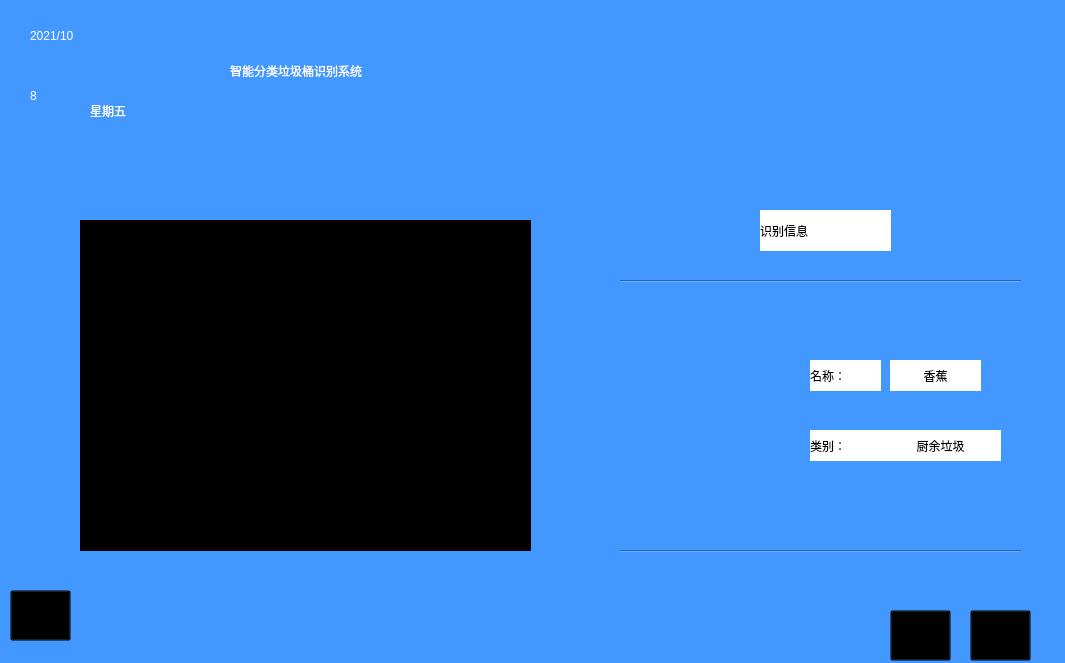
<?xml version="1.0" encoding="UTF-8"?>
<ui version="4.0">
 <class>MainWindow</class>
 <widget class="QMainWindow" name="MainWindow">
  <property name="geometry">
   <rect>
    <x>0</x>
    <y>0</y>
    <width>1065</width>
    <height>663</height>
   </rect>
  </property>
  <property name="windowTitle">
   <string>MainWindow</string>
  </property>
  <property name="styleSheet">
   <string notr="true">background-color: rgb(67, 152, 255)</string>
  </property>
  <widget class="QWidget" name="centralwidget">
   <widget class="QLabel" name="label">
    <property name="geometry">
     <rect>
      <x>230</x>
      <y>20</y>
      <width>661</width>
      <height>101</height>
     </rect>
    </property>
    <property name="styleSheet">
     <string notr="true">font: 44pt &quot;微软雅黑&quot;;
color: rgb(255, 255, 255);</string>
    </property>
    <property name="text">
     <string>智能分类垃圾桶识别系统</string>
    </property>
   </widget>
   <widget class="QLabel" name="label_5">
    <property name="geometry">
     <rect>
      <x>30</x>
      <y>70</y>
      <width>41</width>
      <height>51</height>
     </rect>
    </property>
    <property name="styleSheet">
     <string notr="true">font: 44pt &quot;微软雅黑&quot;;
color: rgb(255, 255, 255);</string>
    </property>
    <property name="text">
     <string>8</string>
    </property>
   </widget>
   <widget class="QLabel" name="label_7">
    <property name="geometry">
     <rect>
      <x>30</x>
      <y>20</y>
      <width>121</width>
      <height>31</height>
     </rect>
    </property>
    <property name="styleSheet">
     <string notr="true">font: 20pt &quot;微软雅黑&quot;;
color: rgb(255, 255, 255);</string>
    </property>
    <property name="text">
     <string>2021/10</string>
    </property>
   </widget>
   <widget class="QLabel" name="label_8">
    <property name="geometry">
     <rect>
      <x>90</x>
      <y>100</y>
      <width>51</width>
      <height>21</height>
     </rect>
    </property>
    <property name="styleSheet">
     <string notr="true">font: 12pt &quot;微软雅黑&quot;;
color: rgb(255, 255, 255);</string>
    </property>
    <property name="text">
     <string>星期五</string>
    </property>
   </widget>
   <widget class="QLabel" name="label_11">
    <property name="geometry">
     <rect>
      <x>560</x>
      <y>170</y>
      <width>511</width>
      <height>431</height>
     </rect>
    </property>
    <property name="styleSheet">
     <string notr="true">image:url(:/图片/1/白框区域.png);</string>
    </property>
    <property name="text">
     <string/>
    </property>
   </widget>
   <widget class="QLabel" name="label_25">
    <property name="geometry">
     <rect>
      <x>10</x>
      <y>180</y>
      <width>591</width>
      <height>411</height>
     </rect>
    </property>
    <property name="styleSheet">
     <string notr="true">color: rgb(255, 255, 255);
font: 36pt &quot;微软雅黑&quot;;
image: url(:/图片/1/显示背景.png);
</string>
    </property>
    <property name="text">
     <string/>
    </property>
    <property name="alignment">
     <set>Qt::AlignCenter</set>
    </property>
   </widget>
   <widget class="QLabel" name="label_13">
    <property name="geometry">
     <rect>
      <x>80</x>
      <y>220</y>
      <width>451</width>
      <height>331</height>
     </rect>
    </property>
    <property name="styleSheet">
     <string notr="true">background-color: transparent;
background-color: teansparent;</string>
    </property>
    <property name="text">
     <string/>
    </property>
   </widget>
   <widget class="QPushButton" name="file">
    <property name="geometry">
     <rect>
      <x>10</x>
      <y>590</y>
      <width>61</width>
      <height>51</height>
     </rect>
    </property>
    <property name="styleSheet">
     <string notr="true">image: url(:/图片/1/文件夹.png);
background-color: transparent;</string>
    </property>
    <property name="text">
     <string/>
    </property>
   </widget>
   <widget class="QLabel" name="label_15">
    <property name="geometry">
     <rect>
      <x>810</x>
      <y>360</y>
      <width>71</width>
      <height>31</height>
     </rect>
    </property>
    <property name="styleSheet">
     <string notr="true">background-color: rgb(255, 255, 255);
font: 75 18pt &quot;Arial&quot;;</string>
    </property>
    <property name="text">
     <string>名称：</string>
    </property>
   </widget>
   <widget class="QLabel" name="label_16">
    <property name="geometry">
     <rect>
      <x>810</x>
      <y>430</y>
      <width>71</width>
      <height>31</height>
     </rect>
    </property>
    <property name="styleSheet">
     <string notr="true">background-color: rgb(255, 255, 255);
font: 75 18pt &quot;Arial&quot;;</string>
    </property>
    <property name="text">
     <string>类别：</string>
    </property>
   </widget>
   <widget class="QLabel" name="label_name">
    <property name="geometry">
     <rect>
      <x>890</x>
      <y>360</y>
      <width>91</width>
      <height>31</height>
     </rect>
    </property>
    <property name="styleSheet">
     <string notr="true">background-color: rgb(255, 255, 255);
font: 16pt &quot;Arial&quot;;</string>
    </property>
    <property name="text">
     <string>香蕉</string>
    </property>
    <property name="alignment">
     <set>Qt::AlignCenter</set>
    </property>
   </widget>
   <widget class="QLabel" name="label_type">
    <property name="geometry">
     <rect>
      <x>880</x>
      <y>430</y>
      <width>121</width>
      <height>31</height>
     </rect>
    </property>
    <property name="styleSheet">
     <string notr="true">background-color: rgb(255, 255, 255);
font: 16pt &quot;Arial&quot;;</string>
    </property>
    <property name="text">
     <string>厨余垃圾</string>
    </property>
    <property name="alignment">
     <set>Qt::AlignCenter</set>
    </property>
   </widget>
   <widget class="QLabel" name="label_type_2">
    <property name="geometry">
     <rect>
      <x>760</x>
      <y>210</y>
      <width>131</width>
      <height>41</height>
     </rect>
    </property>
    <property name="styleSheet">
     <string notr="true">background-color: rgb(255, 255, 255);
font: 75 24pt &quot;Arial&quot;;</string>
    </property>
    <property name="text">
     <string>识别信息</string>
    </property>
   </widget>
   <widget class="Line" name="line">
    <property name="geometry">
     <rect>
      <x>620</x>
      <y>280</y>
      <width>401</width>
      <height>3</height>
     </rect>
    </property>
    <property name="orientation">
     <enum>Qt::Horizontal</enum>
    </property>
   </widget>
   <widget class="Line" name="line_2">
    <property name="geometry">
     <rect>
      <x>620</x>
      <y>550</y>
      <width>401</width>
      <height>3</height>
     </rect>
    </property>
    <property name="orientation">
     <enum>Qt::Horizontal</enum>
    </property>
   </widget>
   <widget class="QLabel" name="small_pic">
    <property name="geometry">
     <rect>
      <x>620</x>
      <y>340</y>
      <width>161</width>
      <height>141</height>
     </rect>
    </property>
    <property name="styleSheet">
     <string notr="true">background-color: transparent;</string>
    </property>
    <property name="text">
     <string/>
    </property>
   </widget>
   <widget class="QPushButton" name="shutdown">
    <property name="geometry">
     <rect>
      <x>970</x>
      <y>610</y>
      <width>61</width>
      <height>51</height>
     </rect>
    </property>
    <property name="styleSheet">
     <string notr="true">image: url(:/图片/识别.png);
background-color: transparent;</string>
    </property>
    <property name="text">
     <string/>
    </property>
   </widget>
   <widget class="QPushButton" name="camera">
    <property name="geometry">
     <rect>
      <x>890</x>
      <y>610</y>
      <width>61</width>
      <height>51</height>
     </rect>
    </property>
    <property name="styleSheet">
     <string notr="true">image: url(:/图片/相机 (2).png);
background-color: transparent;</string>
    </property>
    <property name="text">
     <string/>
    </property>
   </widget>
   <zorder>label_11</zorder>
   <zorder>label</zorder>
   <zorder>label_5</zorder>
   <zorder>label_7</zorder>
   <zorder>label_8</zorder>
   <zorder>label_25</zorder>
   <zorder>label_13</zorder>
   <zorder>file</zorder>
   <zorder>small_pic</zorder>
   <zorder>line</zorder>
   <zorder>label_type</zorder>
   <zorder>camera</zorder>
   <zorder>shutdown</zorder>
   <zorder>label_type_2</zorder>
   <zorder>label_name</zorder>
   <zorder>label_16</zorder>
   <zorder>label_15</zorder>
   <zorder>line_2</zorder>
  </widget>
 </widget>
 <resources>
  <include location="../yolo-rubbish-denglu/UI文件.qrc"/>
 </resources>
 <connections/>
</ui>
